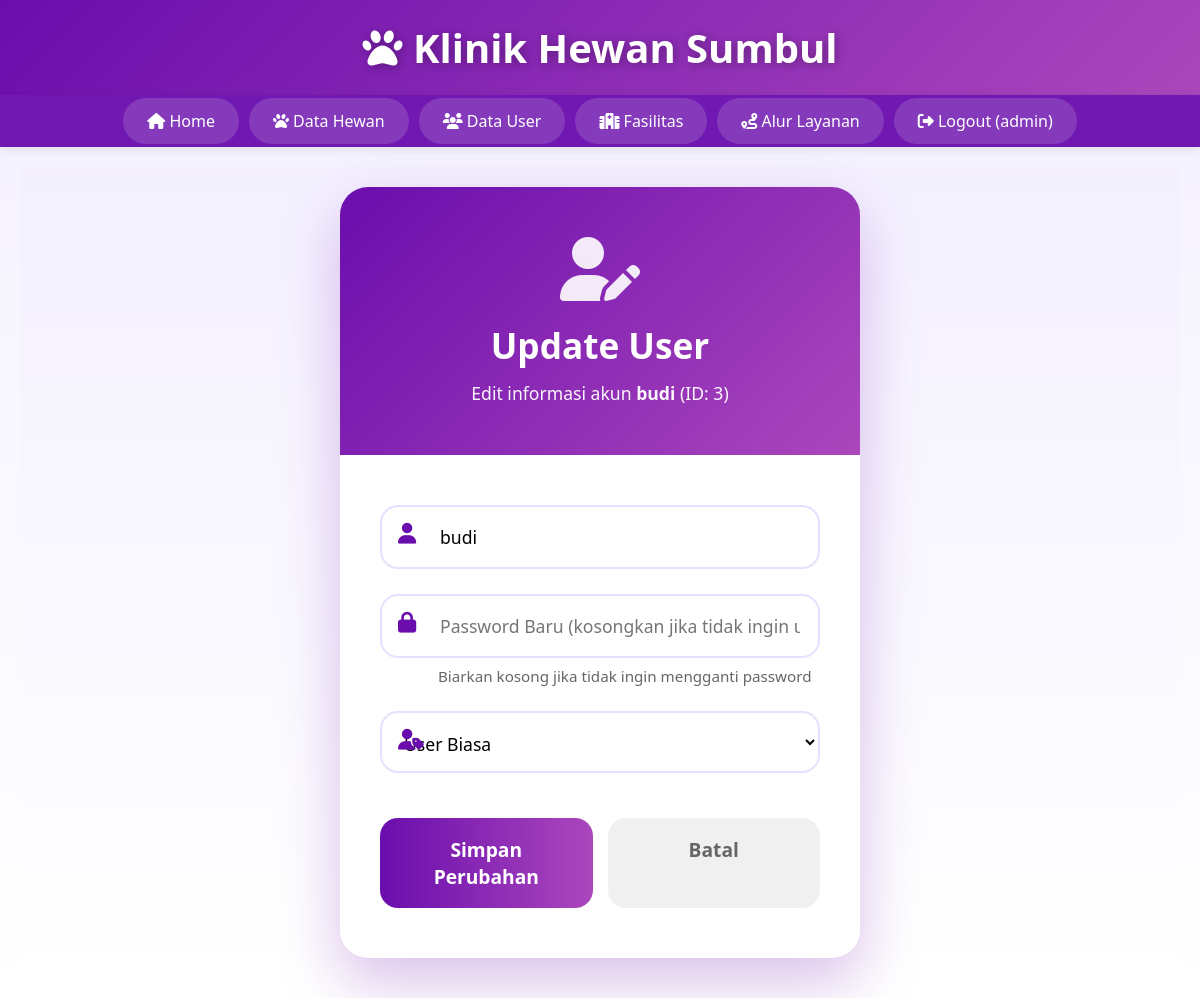
The page /update_user/3 (signed in) on the database its author committed.
### app.py (models this page shows)
class User(db.Model, UserMixin):
    id = db.Column(db.Integer, primary_key=True)
    username = db.Column(db.String(150), unique=True, nullable=False)
    password = db.Column(db.String(150), nullable=False)
    role = db.Column(db.String(50), nullable=False)  # 'admin' atau 'user'
    pets = db.relationship('Pet', backref='owner', lazy=True)

### app.py (the view, shortened to what this page needs)
@app.route('/update_user/<int:user_id>', methods=['GET', 'POST'])
@login_required
def update_user(user_id):
    if current_user.role != 'admin':
        flash('Akses ditolak!', 'error')
        return redirect(url_for('home'))
    user = User.query.get_or_404(user_id)
    return render_template('update_user.html', user=user)

### app.py (called while the page is built)
@login_manager.user_loader
def load_user(user_id):
    return User.query.get(int(user_id))

### templates/update_user.html (shortened to what this page needs)
{% extends 'base.html' %}
{% block content %}
<div class="auth-wrapper">
    <div class="auth-card">
        <div class="auth-header">
            <i class="fas fa-user-edit"></i>
            <h2>Update User</h2>
            <p>Edit informasi akun <strong>{{ user.username }}</strong> (ID: {{ user.id }})</p>
        </div>
        <div class="auth-form-container">
            <form method="POST" class="auth-form">
                <div class="input-group">
                    <i class="fas fa-user"></i>
                    <input type="text" name="username" value="{{ user.username }}" placeholder="Username" required autofocus>
                </div>
                <div class="input-group">
                    <i class="fas fa-lock"></i>
                    <input type="password" name="password" placeholder="Password Baru (kosongkan jika tidak ingin ubah)">
                    <small class="form-hint">Biarkan kosong jika tidak ingin mengganti password</small>
                </div>
                <div class="input-group">
                    <i class="fas fa-user-tag"></i>
                    <select name="role" required>
                        <option value="user" {% if user.role == 'user' %}selected{% endif %}>User Biasa</option>
                    </select>
                </div>
                <div class="form-actions">
                    <button type="submit" class="btn-auth">Simpan Perubahan</button>
                    <a href="{{ url_for('data_user') }}" class="btn-cancel">Batal</a>
                </div>
            </form>
        </div>
    </div>
</div>
{% endblock %}

### templates/base.html (shortened to what this page needs)
<!DOCTYPE html>
<html lang="id">
<head>
    <link rel="stylesheet" href="https://cdnjs.cloudflare.com/ajax/libs/font-awesome/6.5.0/css/all.min.css">
</head>
<body>
    <header>
        <h1><i class="fas fa-paw"></i> Klinik Hewan Sumbul</h1>
    </header>
    <nav>
        <ul>
            <li><a href="{{ url_for('home') }}"><i class="fas fa-home"></i> Home</a></li>
            {% if current_user.is_authenticated %}
                <li><a href="{{ url_for('data_hewan') }}"><i class="fas fa-paw"></i> Data Hewan</a></li>
                {% if current_user.role == 'admin' %}
                    <li><a href="{{ url_for('data_user') }}"><i class="fas fa-users"></i> Data User</a></li>
                {% endif %}
                <li><a href="{{ url_for('fasilitas') }}"><i class="fas fa-hospital"></i> Fasilitas</a></li>
                <li><a href="{{ url_for('alur_layanan') }}"><i class="fas fa-route"></i> Alur Layanan</a></li>
                <li><a href="{{ url_for('logout') }}"><i class="fas fa-sign-out-alt"></i> Logout ({{ current_user.username }})</a></li>
            {% else %}
                <li><a href="{{ url_for('login') }}"><i class="fas fa-sign-in-alt"></i> Login</a></li>
                <li><a href="{{ url_for('signup') }}"><i class="fas fa-user-plus"></i> Sign Up</a></li>
            {% endif %}
        </ul>
    </nav>
    <div class="container">
        {% block content %}{% endblock %}
    </div>
</body>
</html>

### templates/base.html (style rules this page uses)
:root { --primary: #6a0dad; --primary-dark: #520a8c; --accent: #ab47bc; --success: #28a745; --error: #dc3545; --info: #17a2b8; --light: #f8f9fa; --gray: #6c757d; --text: #333; --border: #e8e0ff; }
* { box-sizing: border-box; }
body { font-family: 'Segoe UI', Tahoma, Geneva, Verdana, sans-serif; margin: 0; padding: 0; background: linear-gradient(to bottom, #f4f0ff, #ffffff); min-height: 100vh; color: var(--text); }
input, button, select { font-family: inherit; }
header { background: linear-gradient(135deg, var(--primary), var(--accent)); color: white; padding: 20px; text-align: center; }
header h1 { margin: 0; font-size: 2.5em; text-shadow: 2px 2px 10px rgba(0,0,0,0.3); }
nav { background: rgba(106, 13, 173, 0.95); padding: 15px; box-shadow: 0 2px 10px rgba(0,0,0,0.1); }
nav ul { list-style: none; padding: 0; margin: 0; display: flex; justify-content: center; flex-wrap: wrap; gap: 10px; }
nav ul li a { color: white; text-decoration: none; padding: 12px 24px; background: rgba(255,255,255,0.15); border-radius: 25px; transition: all 0.3s; font-weight: 500; backdrop-filter: blur(10px); }
.container { max-width: 1400px; margin: 0 auto; padding: 20px; }

### templates/update_user.html (style rules this page uses)
.auth-wrapper { min-height: 80vh; display: flex; align-items: center; justify-content: center; padding: 20px; background: linear-gradient(to bottom, #f4f0ff, #ffffff); }
.auth-card { background: white; max-width: 520px; width: 100%; border-radius: 28px; box-shadow: 0 25px 60px rgba(106,13,173,0.25); overflow: hidden; }
.auth-header { background: linear-gradient(135deg, #6a0dad, #ab47bc); color: white; text-align: center; padding: 50px 30px; }
.auth-header i { font-size: 4em; margin-bottom: 20px; opacity: 0.9; }
.auth-header h2 { margin: 0 0 12px; font-size: 2.2em; }
.auth-header p { opacity: 0.95; font-size: 1.1em; margin: 0; }
.auth-form-container { padding: 50px 40px; }
.auth-form { display: flex; flex-direction: column; gap: 25px; }
.input-group { position: relative; }
.input-group i { position: absolute; left: 18px; top: 18px; color: #6a0dad; font-size: 1.3em; z-index: 2; }
.input-group input, .input-group select { width: 100%; padding: 18px 18px 18px 58px; border: 2px solid #e8e0ff; border-radius: 18px; font-size: 1.1em; transition: all 0.3s; background: white; }
.input-group select { padding: 18px; height: 62px; cursor: pointer; }
.form-hint { display: block; margin-top: 8px; margin-left: 58px; color: #666; font-size: 0.95em; }
.form-actions { display: flex; gap: 15px; margin-top: 20px; }
.btn-auth { flex: 1; background: linear-gradient(to right, #6a0dad, #ab47bc); color: white; border: none; padding: 18px; border-radius: 18px; font-size: 1.2em; font-weight: bold; cursor: pointer; transition: 0.3s; }
.btn-cancel { flex: 1; background: #f0f0f0; color: #666; text-align: center; padding: 18px; border-radius: 18px; font-size: 1.2em; font-weight: bold; text-decoration: none; transition: 0.3s; }

### rows shown on the page
User: username "admin"
User: username "budi", id "3", role "User Biasa"
